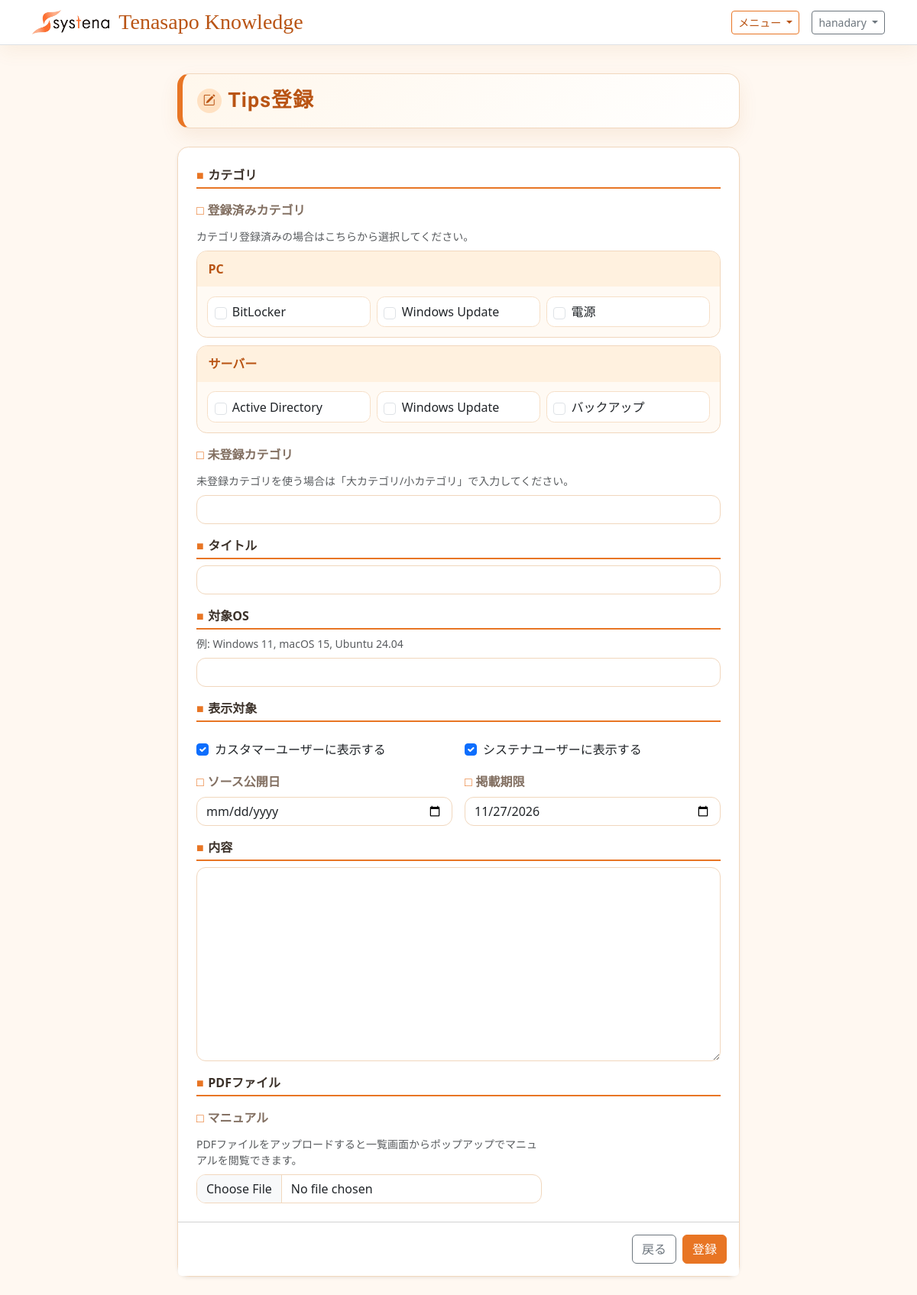
Screenshot of /tips/create/ (signed in) with the database file from the repository.
### tenasapo_knowledge/models.py (models this page shows, shortened)
class FAQCategory(models.Model):
    parent_name = models.CharField('大カテゴリ', max_length=120)
    child_name = models.CharField('小カテゴリ', max_length=120)
    created_at = models.DateTimeField('作成日時', auto_now_add=True)
    updated_at = models.DateTimeField('更新日時', auto_now=True)
    class Meta:
        verbose_name = 'FAQカテゴリ'
        verbose_name_plural = 'FAQカテゴリ'
        ordering = ['parent_name', 'child_name']
        constraints = [
            models.UniqueConstraint(
                fields=['parent_name', 'child_name'],
                name='unique_faq_category_pair',
            ),
        ]

### tenasapo_knowledge/views.py (the view, shortened to what this page needs)
# urls.py: path('tips/create/', TipsCreateView.as_view(), name='tip_create'),
class TipsCreateView(FormView):
    template_name = 'tenasapo_knowledge/tips_form.html'
    form_class = TipsCreateForm
    success_url = reverse_lazy('tip_list')
    def dispatch(self, request, *args, **kwargs):
        if not (request.user.is_authenticated and (request.user.is_staff or request.user.is_superuser)):
            messages.error(request, 'このページを閲覧する権限がありません。')
            return redirect('tip_list')
        return super().dispatch(request, *args, **kwargs)
    def get_context_data(self, **kwargs):
        context = super().get_context_data(**kwargs)
        context['form_title'] = 'Tips登録'
        context['submit_label'] = '登録'
        context['category_groups'] = KnowledgeArticleCreateView.category_groups(context['form'])
        return context

### tenasapo_knowledge/models.py (called while the page is built)
def default_expires_on():
    today = timezone.localdate()
    year = today.year
    month = today.month + 6
    if month > 12:
        year += (month - 1) // 12
        month = ((month - 1) % 12) + 1
    day = min(today.day, monthrange(year, month)[1])
    target_date = today.replace(year=year, month=month, day=day)
    if target_date.weekday() == 5:
        return target_date - timedelta(days=1)
    if target_date.weekday() == 6:
        return target_date - timedelta(days=2)
    return target_date

### tenasapo_knowledge/views.py (called while the page is built)
    @staticmethod
    def category_groups(form):
        selected_values = {str(value) for value in form['registered_category'].value() or []}
        groups = []
        for parent_name, _ in FAQCategoryCreateForm.PARENT_CATEGORY_CHOICES:
            categories = [
                category
                for category in form.fields['registered_category'].queryset
                if category.parent_name == parent_name
            ]
            if categories:
                groups.append(
                    {
                        'parent_name': parent_name,
                        'categories': categories,
                        'selected_values': selected_values,
                    }
                )
        return groups

### tenasapo_knowledge/templates/tenasapo_knowledge/tips_form.html (shortened to what this page needs)
{% extends "base.html" %}
{% block content %}
<div class="row justify-content-center">
    <div class="col-12 col-lg-8">
        <div class="page-title-panel mb-4">
            <h1 class="page-title-main d-flex align-items-center gap-2">
                <span class="page-title-icon"><i class="bi bi-pencil-square"></i></span>{{ form_title|default:"Tips登録" }}
            </h1>
        </div>
        <form class="card shadow-sm" method="post" enctype="multipart/form-data">
            <div class="card-body p-4">
                <div class="row g-3">
                    <div class="col-12">
                        <div class="form-section-label">カテゴリ</div>
                    </div>
                    <div class="col-12">
                        <label class="form-label form-subsection-label" for="{{ form.registered_category.id_for_label }}">登録済みカテゴリ</label>
                        <div class="form-text mb-2">{{ form.registered_category.help_text }}</div>
                        <div class="category-group-list{% if form.registered_category.errors %} is-invalid{% endif %}">
                            {% for group in category_groups %}
                                <div class="category-group">
                                    <button
                                        class="category-group-toggle"
                                        type="button"
                                        data-bs-toggle="collapse"
                                        data-bs-target="#categoryGroup{{ forloop.counter }}"
                                        aria-expanded="true"
                                        aria-controls="categoryGroup{{ forloop.counter }}"
                                    >
                                        {{ group.parent_name }}
                                    </button>
                                    <div class="collapse show" id="categoryGroup{{ forloop.counter }}">
                                        <div class="category-checkboxes">
                                            {% for category in group.categories %}
                                                <label class="category-checkbox">
                                                    <input
                                                        class="form-check-input"
                                                        type="checkbox"
                                                        name="{{ form.registered_category.html_name }}"
                                                        value="{{ category.id }}"
                                                    >
                                                    <span>{{ category.child_name }}</span>
                                                </label>
                                            {% endfor %}
                                        </div>
                                    </div>
                                </div>
                            {% empty %}
                                <div class="text-secondary small">登録済みカテゴリがありません。</div>
                            {% endfor %}
                        </div>
                    </div>
                    <div class="col-12">
                        <label class="form-label form-subsection-label" for="{{ form.category.id_for_label }}">未登録カテゴリ</label>
                        <div class="form-text mb-2">{{ form.category.help_text }}</div>
                        <input class="form-control{% if form.category.errors %} is-invalid{% endif %}" type="text" name="{{ form.category.html_name }}" id="{{ form.category.id_for_label }}" value="{{ form.category.value|default_if_none:'' }}">
                    </div>
                    <div class="col-12">
                        <label class="form-label form-section-label" for="{{ form.title.id_for_label }}">{{ form.title.label }}</label>
                        <input class="form-control{% if form.title.errors %} is-invalid{% endif %}" type="text" name="{{ form.title.html_name }}" id="{{ form.title.id_for_label }}" value="{{ form.title.value|default_if_none:'' }}" required>
                    </div>
                    <div class="col-12">
                        <label class="form-label form-section-label" for="{{ form.target_os.id_for_label }}">{{ form.target_os.label }}</label>
                        {% if form.target_os.help_text %}<div class="form-text mb-2">{{ form.target_os.help_text }}</div>{% endif %}
                        <input class="form-control{% if form.target_os.errors %} is-invalid{% endif %}" type="text" name="{{ form.target_os.html_name }}" id="{{ form.target_os.id_for_label }}" value="{{ form.target_os.value|default_if_none:'' }}" required>
                    </div>
                    <div class="col-12">
                        <div class="form-section-label">表示対象</div>
                    </div>
                    <div class="col-12 col-md-6">
                        <div class="form-check mt-2">
                            <input class="form-check-input{% if form.visible_to_customer.errors %} is-invalid{% endif %}" type="checkbox" name="{{ form.visible_to_customer.html_name }}" id="id_visible_to_customer" {% if form.visible_to_customer.value %}checked{% endif %}>
                            <label class="form-check-label" for="id_visible_to_customer">カスタマーユーザーに表示する</label>
                        </div>
                    </div>
                    <div class="col-12 col-md-6">
                        <div class="form-check mt-2">
                            <input class="form-check-input{% if form.visible_to_systena.errors %} is-invalid{% endif %}" type="checkbox" name="{{ form.visible_to_systena.html_name }}" id="id_visible_to_systena" {% if form.visible_to_systena.value %}checked{% endif %}>
                            <label class="form-check-label" for="id_visible_to_systena">システナユーザーに表示する</label>
                        </div>
                    </div>
                    <div class="col-12 col-md-6">
                        <label class="form-label form-subsection-label" for="{{ form.source_published_at.id_for_label }}">{{ form.source_published_at.label }}</label>
                        <input class="form-control{% if form.source_published_at.errors %} is-invalid{% endif %}" type="date" name="{{ form.source_published_at.html_name }}" id="{{ form.source_published_at.id_for_label }}" value="{{ form.source_published_at.value|default_if_none:'' }}">
                    </div>
                    <div class="col-12 col-md-6">
                        <label class="form-label form-subsection-label" for="{{ form.expires_on.id_for_label }}">{{ form.expires_on.label }}</label>
                        <input class="form-control{% if form.expires_on.errors %} is-invalid{% endif %}" type="date" name="{{ form.expires_on.html_name }}" id="{{ form.expires_on.id_for_label }}" value="{{ form.expires_on.value|date:'Y-m-d'|default_if_none:'' }}">
                    </div>
                    <div class="col-12">
                        <label class="form-label form-section-label" for="{{ form.body.id_for_label }}">{{ form.body.label }}</label>
                        <textarea class="form-control{% if form.body.errors %} is-invalid{% endif %}" name="{{ form.body.html_name }}" id="{{ form.body.id_for_label }}" rows="10" required>{{ form.body.value|default_if_none:'' }}</textarea>
                    </div>
                    <div class="col-12">
                        <div class="form-section-label">PDFファイル</div>
                    </div>
                    <div class="col-12 col-md-8">
                        <label class="form-label form-subsection-label" for="{{ form.pdf_file.id_for_label }}">{{ form.pdf_file.label }}</label>
                        {% if form.pdf_file.help_text %}<div class="form-text mb-2">{{ form.pdf_file.help_text }}</div>{% endif %}
                        <input class="form-control{% if form.pdf_file.errors %} is-invalid{% endif %}" type="file" name="{{ form.pdf_file.html_name }}" id="{{ form.pdf_file.id_for_label }}" accept=".pdf">
                    </div>
                </div>
            </div>
            <div class="card-footer bg-white d-flex justify-content-end gap-2 p-3">
                <a class="btn btn-outline-secondary" href="{% url 'tip_list' %}">戻る</a>
                <button class="btn btn-primary" type="submit">{{ submit_label|default:"登録" }}</button>
            </div>
        </form>
    </div>
</div>
{% endblock %}

### templates/base.html (shortened to what this page needs)
{% load static %}
<!doctype html>
<html lang="ja">
<head>
    <link href="https://cdn.jsdelivr.net/npm/bootstrap@5.3.3/dist/css/bootstrap.min.css" rel="stylesheet">
    <link href="https://cdn.jsdelivr.net/npm/bootstrap-icons@1.11.3/font/bootstrap-icons.min.css" rel="stylesheet">
</head>
<body>
    <nav class="navbar navbar-expand-lg border-bottom fixed-top">
        <div class="container">
            <a class="navbar-brand brand-title" href="{% url 'home' %}">
                <img class="brand-logo" src="{% static 'systena_logo.png' %}" alt="Systena">
                <span>Tenasapo Knowledge</span>
            </a>
            {% if user.is_authenticated %}
                <div class="d-flex align-items-center gap-3">
                    <div class="dropdown">
                        <button class="btn btn-outline-primary btn-sm dropdown-toggle" type="button" data-bs-toggle="dropdown" aria-expanded="false">
                            メニュー
                        </button>
                    </div>
                    <div class="dropdown">
                        <button class="btn btn-outline-secondary btn-sm dropdown-toggle" type="button" data-bs-toggle="dropdown" aria-expanded="false">
                            {{ user.get_username }}
                        </button>
                    </div>
                </div>
            {% endif %}
        </div>
    </nav>
    <main class="container py-4">
        {% block content %}{% endblock %}
    </main>
</body>
</html>

### templates/base.html (style rules this page uses)
:root { --tk-bg: #fff8f1; --tk-surface: #ffffff; --tk-surface-warm: #fff1df; --tk-primary: #e87524; --tk-primary-dark: #b95414; --tk-primary-soft: #ffe1c2; --tk-text: #3b3129; --tk-muted: #826f61; --tk-border: #f1d7bd; }
body { background: var(--tk-bg); color: var(--tk-text); font-family: "Yu Gothic", "Hiragino Maru Gothic ProN", "Meiryo", system-ui, sans-serif; padding-top: 4.5rem; }
.navbar { background: rgba(255, 255, 255, 0.94); border-color: var(--tk-border); box-shadow: 0 8px 24px rgba(184, 112, 39, 0.08); backdrop-filter: blur(8px); }
.brand-title { display: inline-flex; align-items: center; gap: 0.75rem; font-family: "Brush Script MT", "Segoe Script", "Lucida Handwriting", cursive; font-size: 1.75rem; font-weight: 400; letter-spacing: 0; line-height: 1; color: var(--tk-primary-dark); }
.brand-logo { display: block; width: auto; height: 2rem; object-fit: contain; }
.btn-primary { --bs-btn-bg: var(--tk-primary); --bs-btn-border-color: var(--tk-primary); --bs-btn-hover-bg: var(--tk-primary-dark); --bs-btn-hover-border-color: var(--tk-primary-dark); --bs-btn-active-bg: var(--tk-primary-dark); --bs-btn-active-border-color: var(--tk-primary-dark); }
.btn-outline-primary { --bs-btn-color: var(--tk-primary-dark); --bs-btn-border-color: var(--tk-primary); --bs-btn-hover-bg: var(--tk-primary); --bs-btn-hover-border-color: var(--tk-primary); --bs-btn-active-bg: var(--tk-primary-dark); --bs-btn-active-border-color: var(--tk-primary-dark); }
.form-control, .form-select { border-color: var(--tk-border); border-radius: 0.75rem; }
.dropdown-menu, .card, .accordion { border-color: var(--tk-border); border-radius: 0.9rem; }
.category-group-list { display: grid; gap: 0.65rem; }
.category-group { background: #fffaf4; border: 1px solid var(--tk-border); border-radius: 0.85rem; overflow: hidden; }
.category-group-toggle { width: 100%; padding: 0.7rem 0.9rem; border: 0; background: var(--tk-surface-warm); color: var(--tk-primary-dark); font-weight: 700; text-align: left; }
.category-checkboxes { display: grid; grid-template-columns: repeat(auto-fit, minmax(12rem, 1fr)); gap: 0.45rem; padding: 0.8rem; }
.category-checkbox { display: flex; gap: 0.45rem; align-items: center; padding: 0.45rem 0.55rem; background: #ffffff; border: 1px solid #f6dfc7; border-radius: 0.65rem; cursor: pointer; }
.form-section-label { color: var(--tk-text); display: block; font-weight: 700; padding-bottom: 0.25rem; border-bottom: 2px solid var(--tk-primary); }
.form-section-label::before { content: "■"; color: var(--tk-primary); margin-right: 0.35rem; }
.form-subsection-label { color: var(--tk-muted); font-weight: 700; }
.form-subsection-label::before { content: "□"; color: var(--tk-primary); margin-right: 0.3rem; }
.page-title-panel { background: linear-gradient(135deg, #fff7ec 0%, #ffffff 100%); border: 1px solid var(--tk-border); border-left: 0.45rem solid var(--tk-primary); border-radius: 1rem; box-shadow: 0 10px 24px rgba(184, 112, 39, 0.1); padding: 1rem 1.2rem; }
.page-title-main { color: var(--tk-primary-dark); font-family: "Zen Maru Gothic", "Hiragino Maru Gothic ProN", "Rounded Mplus 1c", "BIZ UDPGothic", sans-serif; font-size: clamp(1.2rem, 1rem + 0.9vw, 1.7rem); font-weight: 700; letter-spacing: 0.04em; margin: 0; line-height: 1.4; }
.page-title-icon { display: inline-flex; align-items: center; justify-content: center; width: 2rem; height: 2rem; background: var(--tk-primary-soft); border-radius: 50%; font-size: 1rem; color: var(--tk-primary-dark); flex-shrink: 0; }

### rows the page displays
FAQCategory: child_name "BitLocker"
FAQCategory: child_name "Windows Update"
FAQCategory: child_name "電源"
FAQCategory: child_name "Active Directory"
FAQCategory: child_name "Windows Update"
FAQCategory: child_name "バックアップ"

### other values shown
{{ user.get_username }} "hanadary"
{{ group.parent_name }} "PC" "サーバー"
{{ submit_label|default:"登録" }} "登録"
